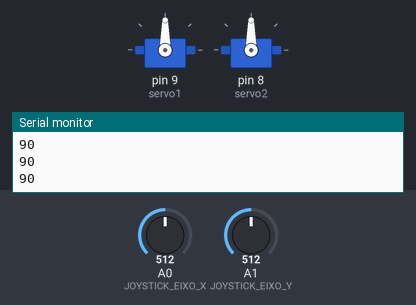
Bench run of a sketch on a simulated Arduino Uno, built with avr-gcc and run on an emulated ATmega328P. On the bench: 2 × servo, the last lines printed to the serial monitor. The inputs (shaded band) are chosen by the test bench; at power-on: A0 (JOYSTICK_EIXO_X) = 512, A1 (JOYSTICK_EIXO_Y) = 512.

Above: at 1.2 s.
1.3 s: A0 (JOYSTICK_EIXO_X) set to 716
At 2.4 s:
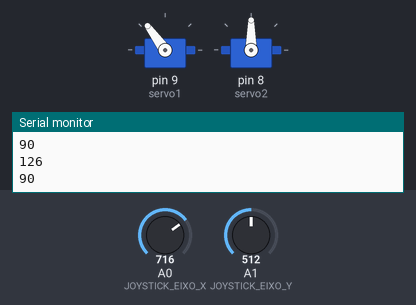
2.9 s: A1 (JOYSTICK_EIXO_Y) set to 306
At 3.9 s:
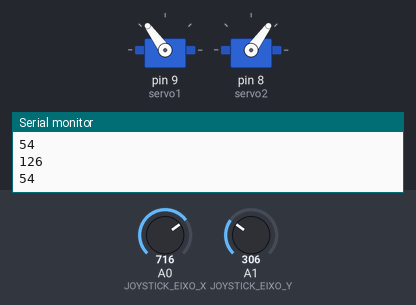
4.5 s: A0 (JOYSTICK_EIXO_X) set to 900
At 5.3 s:
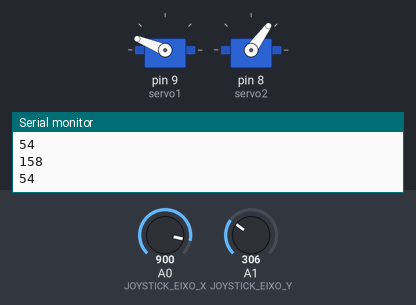
6.1 s: A1 (JOYSTICK_EIXO_Y) set to 122
At 6.7 s:
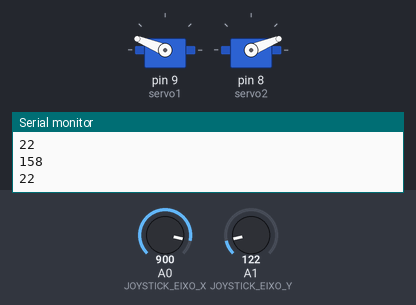
7.7 s: A1 (JOYSTICK_EIXO_Y) set to 0
At 8.2 s:
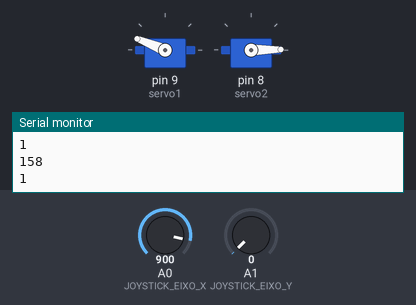
9.3 s: A0 (JOYSTICK_EIXO_X) set to 1023
At 10.8 s:
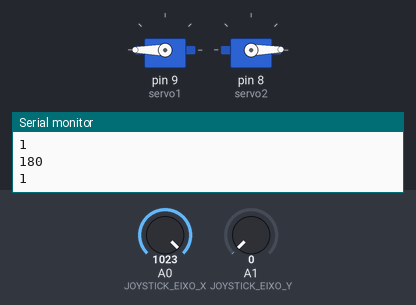
Timing chart, 0 to 11.9 s (numbered marks = the images above; inputs shaded):
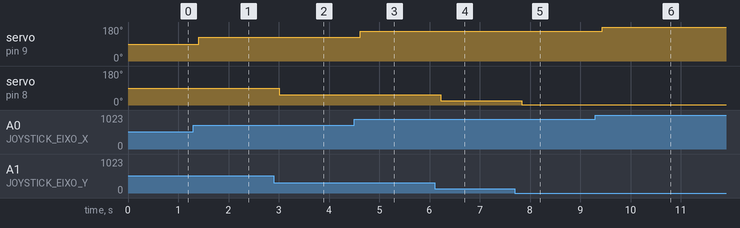

Measured:
- after the input at 1.3 s, servo on pin 9 (servo1): 90° → 126° after 0.11 s
- after the input at 2.9 s, servo on pin 8 (servo2): 90° → 54° after 0.11 s
- after the input at 4.5 s, servo on pin 9 (servo1): 126° → 158° after 0.12 s
- after the input at 6.1 s, servo on pin 8 (servo2): 54° → 22° after 0.12 s
- after the input at 7.7 s, servo on pin 8 (servo2): 22° → 1° after 0.13 s
- after the input at 9.3 s, servo on pin 9 (servo1): 158° → 180° after 0.14 s

The sketch:

servo-9g-controlado-por-joystick.ino
```cpp
#include <Servo.h>

#define TEMPO_DE_ESPERA_DO_GIRO 200
#define JOYSTICK_EIXO_X A0
#define JOYSTICK_EIXO_Y A1


Servo servo1;
Servo servo2;

void setup() {
  Serial.begin(9600);
  servo1.attach(9);
  servo2.attach(8);
}

void loop() {
  int x = lerEixoX();
  int y = lerEixoY();
  Serial.println(x);
  Serial.println(y);
  servo1.write(x);
  servo2.write(y);
  esperaGirar();
}

int lerEixoX() {
   return map(analogRead(JOYSTICK_EIXO_X), 0, 1023, 1, 180);
}

int lerEixoY() {
   return map(analogRead(JOYSTICK_EIXO_Y), 0, 1023, 1, 180);
}

void centralizar(Servo servo) {
  servo.write(90);
  esperaGirar();
}

void esperaGirar() {
  delay(TEMPO_DE_ESPERA_DO_GIRO);
}
```
